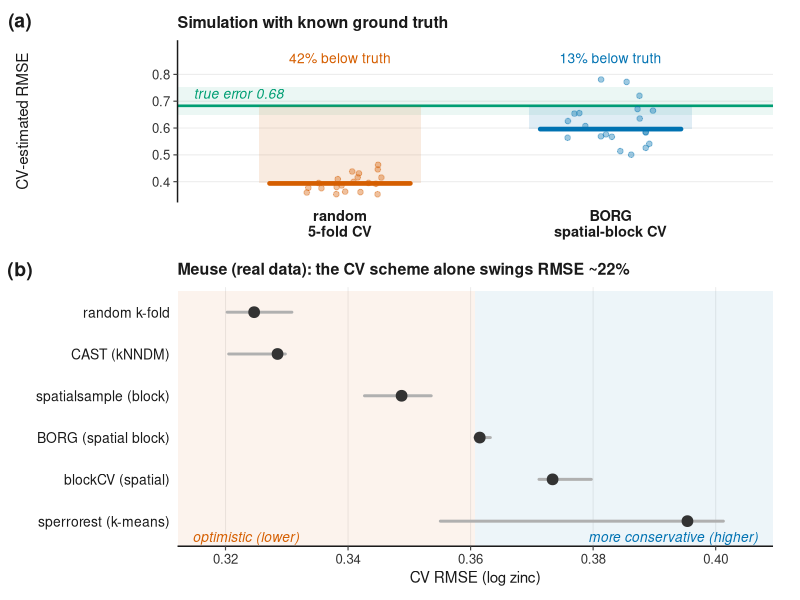

This figure's R source:
# Figure for the BORG JOSS paper, in the house style of couplr/paper/make-figure.R.
#   (a) lead: simulation with known ground truth -- the error each CV scheme
#       hides relative to the true generalization error (shaded gap).
#   (b) support: Meuse real data -- the CV scheme alone moves RMSE by ~22%.
# Shared semantics across both panels:
#   vermillion = random / no blocking (optimistic), blue = spatial blocking,
#   green = ground-truth reference (panel a only).
# Reproduce: Rscript paper/make_figure.R  (after the two bench_*.R scripts)

suppressPackageStartupMessages({
  library(ggplot2)
  library(patchwork)
})

hh  <- read.csv("paper/bench_results.csv", stringsAsFactors = FALSE)
sim <- read.csv("paper/bench_sim_results.csv", stringsAsFactors = FALSE)

col_rand  <- "#d55e00"  # random / no blocking
col_spat  <- "#0072b2"  # spatial blocking
col_truth <- "#009e73"  # ground truth
grey_seg  <- "#b0b0b0"
ann_size  <- 3.5        # one size for every in-panel text annotation

theme_fig <- function(base = 12) {
  theme_minimal(base_size = base) +
    theme(
      panel.grid.minor = element_blank(),
      panel.grid.major.y = element_blank(),
      panel.grid.major.x = element_line(colour = "#ececec", linewidth = 0.35),
      axis.line.x      = element_line(colour = "#1a1a1a", linewidth = 0.5),
      axis.ticks.x     = element_line(colour = "#444", linewidth = 0.4),
      axis.ticks.y     = element_blank(),
      axis.text        = element_text(colour = "#333", size = 9.5),
      axis.text.y      = element_text(colour = "#1a1a1a", size = 10),
      axis.title.x     = element_text(colour = "#1a1a1a", size = 11),
      axis.title.y     = element_blank(),
      plot.title       = element_text(face = "bold", size = 11.5, colour = "#1a1a1a",
                                      margin = margin(b = 6)),
      plot.tag         = element_text(face = "bold", size = 14, colour = "#1a1a1a"),
      plot.tag.position = c(0.005, 0.98),
      legend.position  = "none"
    )
}

# ---------- Panel (a): bias against a known ceiling ------------------------
# Different chart from (b) on purpose: here the true error is known, so the
# panel shows each scheme dropping BELOW a truth ceiling. Vertical shortfall
# columns with one big number each -- the message is optimism/bias, not spread.
t_med <- sim$rmse_median[sim$estimate == "independent-test (truth)"]
t_q25 <- sim$rmse_q25[sim$estimate == "independent-test (truth)"]
t_q75 <- sim$rmse_q75[sim$estimate == "independent-test (truth)"]

sa <- sim[sim$estimate != "independent-test (truth)", ]
sa <- sa[match(c("random 5-fold CV", "BORG spatial-block CV"), sa$estimate), ]
sa$x    <- c(1, 2)
sa$name <- c("random\n5-fold CV", "BORG\nspatial-block CV")
sa$col  <- c(col_rand, col_spat)
sa$lab  <- paste0(round(abs(sa$error_vs_truth_pct)), "% below truth")

# per-seed raw estimates (20 seeds) for the two CV schemes
ps <- read.csv("paper/bench_sim_perseed.csv", stringsAsFactors = FALSE)
ps <- ps[ps$estimate %in% c("random 5-fold CV", "BORG spatial-block CV"), ]
ps$x   <- ifelse(ps$estimate == "random 5-fold CV", 1, 2)
ps$col <- ifelse(ps$estimate == "random 5-fold CV", col_rand, col_spat)

p_a <- ggplot(sa) +
  # truth ceiling: horizontal line + uncertainty band across both columns
  annotate("rect", xmin = 0.4, xmax = 2.6, ymin = t_q25, ymax = t_q75,
           fill = col_truth, alpha = 0.08) +
  geom_hline(yintercept = t_med, colour = col_truth, linewidth = 0.9) +
  annotate("text", x = 0.46, y = t_med, label = "true error 0.68",
           hjust = 0, vjust = -0.7, size = ann_size, fontface = "italic",
           colour = col_truth) +
  # shortfall column: from the median CV estimate up to the truth ceiling
  geom_rect(aes(xmin = x - 0.30, xmax = x + 0.30,
                ymin = rmse_median, ymax = t_med, fill = col), alpha = 0.12) +
  # the 20 per-seed estimates as a jittered cloud
  geom_point(data = ps, aes(x = x, y = rmse, colour = col),
             position = position_jitter(width = 0.16, height = 0, seed = 42),
             size = 1.6, alpha = 0.38) +
  # median as a solid crossbar over the cloud
  geom_segment(aes(x = x - 0.26, xend = x + 0.26,
                   y = rmse_median, yend = rmse_median, colour = col),
               linewidth = 1.6, lineend = "round") +
  # shortfall label sits above the ceiling, clear of the cloud
  geom_text(aes(x = x, y = 0.86, label = lab, colour = col), size = ann_size) +
  scale_colour_identity() +
  scale_fill_identity() +
  scale_x_continuous(breaks = sa$x, labels = sa$name,
                     limits = c(0.4, 2.6), expand = c(0, 0)) +
  scale_y_continuous(limits = c(0.35, 0.90),
                     breaks = c(0.4, 0.5, 0.6, 0.7, 0.8)) +
  labs(title = "Simulation with known ground truth",
       y = "CV-estimated RMSE", tag = "(a)") +
  theme_minimal(base_size = 12) +
  theme(
    panel.grid.minor   = element_blank(),
    panel.grid.major.x = element_blank(),
    panel.grid.major.y = element_line(colour = "#ececec", linewidth = 0.35),
    axis.line.y        = element_line(colour = "#1a1a1a", linewidth = 0.5),
    axis.ticks.y       = element_line(colour = "#444", linewidth = 0.4),
    axis.ticks.x       = element_blank(),
    axis.text.y        = element_text(colour = "#333", size = 9.5),
    axis.text.x        = element_text(colour = "#1a1a1a", size = 10.5,
                                      face = "bold", lineheight = 0.9),
    axis.title.x       = element_blank(),
    axis.title.y       = element_text(colour = "#1a1a1a", size = 11),
    plot.title         = element_text(face = "bold", size = 11.5,
                                      colour = "#1a1a1a", margin = margin(b = 6)),
    plot.tag           = element_text(face = "bold", size = 14, colour = "#1a1a1a"),
    plot.tag.position  = c(0.005, 0.98),
    legend.position    = "none",
    plot.margin        = margin(6, 12, 4, 6)
  )

# ---------- Panel (b): Meuse -- scheme choice swings the estimate -----------
# Raw RMSE across the six schemes; the takeaway is the ~22% swing from the CV
# scheme alone. Real data has no ground truth, so no scheme is marked correct:
# soft orange/blue zones show direction only (optimistic vs conservative),
# reusing (a)'s semantics where orange = optimistic and blue = conservative.
pretty <- c(
  "random k-fold"       = "random k-fold",
  "CAST knndm"          = "CAST (kNNDM)",
  "spatialsample block" = "spatialsample (block)",
  "BORG spatial_block"  = "BORG (spatial block)",
  "blockCV cv_spatial"  = "blockCV (spatial)",
  "sperrorest kmeans"   = "sperrorest (k-means)"
)
hh$label <- pretty[hh$scheme]

# lowest RMSE (most optimistic) at the top
hh <- hh[order(hh$rmse_median, decreasing = TRUE), ]
hh$label <- factor(hh$label, levels = hh$label)

swing_pct <- round(100 * (max(hh$rmse_median) - min(hh$rmse_median)) /
                     min(hh$rmse_median))
x_pad <- diff(range(hh$rmse_q25, hh$rmse_q75)) * 0.10
x_lo  <- min(hh$rmse_q25) - x_pad
x_hi  <- max(hh$rmse_q75) + x_pad
x_mid <- (x_lo + x_hi) / 2

p_b <- ggplot(hh, aes(rmse_median, label)) +
  # direction-only zones: orange = optimistic (lower), blue = conservative
  annotate("rect", xmin = x_lo, xmax = x_mid, ymin = 0.4, ymax = nrow(hh) + 0.5,
           fill = col_rand, alpha = 0.07) +
  annotate("rect", xmin = x_mid, xmax = x_hi, ymin = 0.4, ymax = nrow(hh) + 0.5,
           fill = col_spat, alpha = 0.07) +
  geom_segment(aes(x = rmse_q25, xend = rmse_q75, yend = label),
               colour = grey_seg, linewidth = 1.0, lineend = "round") +
  geom_point(size = 3.3, colour = "#333333") +
  scale_x_continuous(limits = c(x_lo, x_hi), expand = c(0, 0)) +
  labs(title = sprintf("Meuse (real data): the CV scheme alone swings RMSE ~%d%%",
                       swing_pct),
       x = "CV RMSE (log zinc)", tag = "(b)") +
  annotate("text", x = x_lo + x_pad * 0.3, y = 0.62, label = "optimistic (lower)",
           hjust = 0, vjust = 0.5, size = ann_size, fontface = "italic",
           colour = col_rand) +
  annotate("text", x = x_hi - x_pad * 0.3, y = 0.62, label = "more conservative (higher)",
           hjust = 1, vjust = 0.5, size = ann_size, fontface = "italic",
           colour = col_spat) +
  theme_fig() +
  coord_cartesian(clip = "off") +
  theme(plot.margin = margin(12, 14, 4, 6))

p <- p_a / p_b + plot_layout(heights = c(0.72, 1.15))
ggsave("paper/figures/benchmark.png", p, width = 7.2, height = 5.2,
       dpi = 300, bg = "white", device = ragg::agg_png)
cat("wrote paper/figures/benchmark.png\n")
